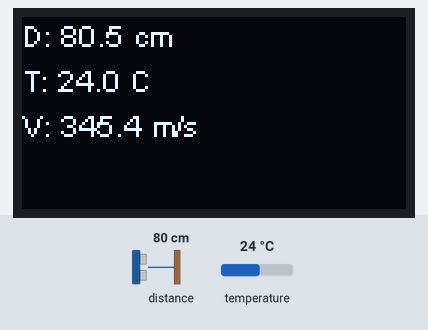
A sketch run on a simulated ESP8266 (NodeMCU). Parts: 128×64 one-colour display. Wiring (inferred from the names in the program): ultrasonic range finder: trigger GPIO 2; echo GPIO 0. The inputs (shaded band) are chosen by the test bench; at power-on: distance to the obstacle 80 cm, temperature 24 °C. The echo pulse lasts 58.3 µs per cm; what the sketch prints to the serial monitor is not drawn.

Above: at 1.2 s.
1.3 s: distance to the obstacle set to 2 cm
At 2.6 s:
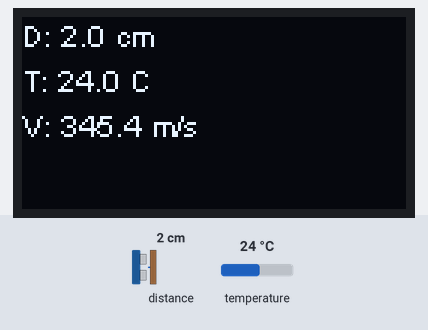
2.9 s: temperature set to 12 °C
At 4.1 s:
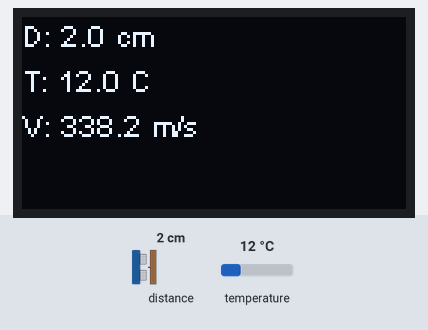
4.4 s: distance to the obstacle set to 4 cm
At 5.0 s:
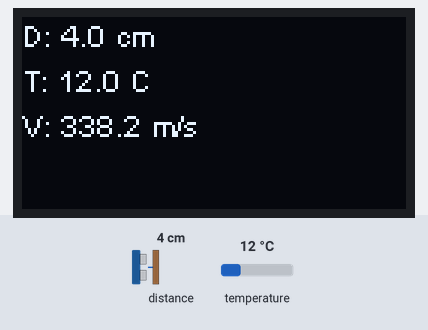
6.0 s: temperature set to 19 °C
At 6.7 s:
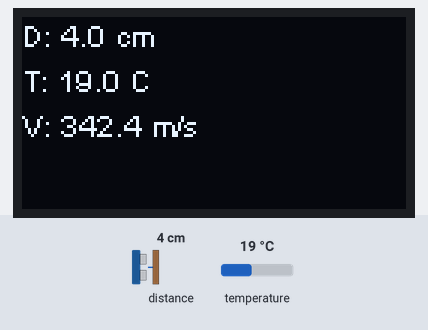
Timing chart, 0 to 8.5 s (numbered marks = the images above; inputs shaded):
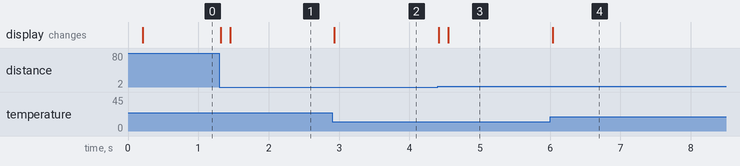

The sketch:

esp32-ultrasonic-with-calibration.ino
```cpp
#include "oled/SSD1306Wire.h"
#include "htu/SparkFunHTU21D.h"

const int trigP = 2;  //D4 Or GPIO-2 of nodemcu
const int echoP = 0;  //D3 Or GPIO-0 of nodemcu

long duration;
float distance;
float distance_p;
float alpha = 0.1;

/************************** Pins **********************************************/
#define SDA_OLED (4)
#define SCL_OLED (15)
#define RST_OLED (16)


/******************************** OLED ****************************************/
SSD1306Wire *display;
char S1[30];
char S2[30];
char S3[30];

void display_init() {
  display = new SSD1306Wire(0x3c, SDA_OLED, SCL_OLED, RST_OLED, GEOMETRY_128_64);

  display->init();
  display->flipScreenVertically();
  display->setFont(ArialMT_Plain_10);
  display->drawString(0, 0, "OLED initial done!");
  display->display();
}


void drawFrame(OLEDDisplay *display, int16_t x, int16_t y) {
  display->clear();
  display->setTextAlignment(TEXT_ALIGN_LEFT);
  display->setFont(ArialMT_Plain_10);
  display->drawString(x, y, S1);
  display->drawString(x, y + 15, S2);
  display->drawString(x, y + 30, S3);
  display->display();
}


/******************************** Setup ***************************************/
HTU21D htu;

void setup() {
  /* initialise HTU32D */
  htu.begin(Wire, 4, 15);

  pinMode(trigP, OUTPUT);  // Sets the trigPin as an Output
  pinMode(echoP, INPUT);   // Sets the echoPin as an Input
  Serial.begin(115200);      // Open serial channel at 9600 baud rate
  display_init();
}


/******************************** Main ***************************************/
void loop() {
  // get temperature reading
  float temp = htu.readTemperature();
  float v = 331 + 0.6 * temp;

  // get ultrasonic reading
  digitalWrite(trigP, LOW);   // Makes trigPin low
  delayMicroseconds(2);       // 2 micro second delay

  digitalWrite(trigP, HIGH);  // tigPin high
  delayMicroseconds(10);      // trigPin high for 10 micro seconds
  digitalWrite(trigP, LOW);   // trigPin low

  duration = pulseIn(echoP, HIGH);     // Read echo pin, time in microseconds
  distance = duration * (v/10000.0) / 2; // Calculating actual/real distance (in cm)

  float distance_est = (alpha) * distance + (1 - alpha) * distance_p;
  distance_p = distance;

  Serial.print("D = ");      // Output distance on arduino serial monitor
  Serial.println(distance_est);

  sprintf(S1, "D: %0.1f cm", distance_est);
  sprintf(S2, "T: %0.1f C", temp);
  sprintf(S3, "V: %0.1f m/s", v);

  drawFrame(display, 0, 0);

  delay(100);                // Pause a little bit and start measuring distance again
}
```

Measured:
- after the input at 1.3 s, the display: first changes at once (image 1 shows a later state)
- after the input at 2.9 s, the display: changes at once (image 2)
- after the input at 4.4 s, the display: first changes at once (image 3 shows a later state)
- after the input at 6.0 s, the display: changes at once (image 4)
